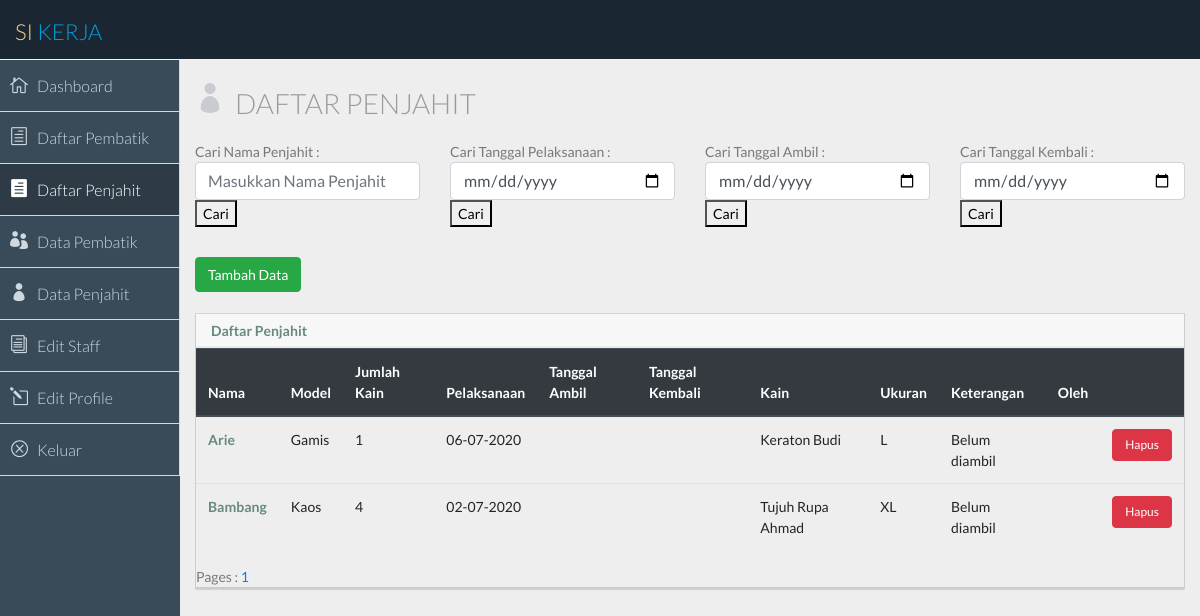
Screenshot of /koordinator/daftarPenjahitKoordinator.php (signed in) with the database file from the repository.
### tables this page shows
CREATE TABLE IF NOT EXISTS `daftar_penjahit` (
  `jumlah_kain` varchar(4) DEFAULT NULL,
  `kode_penjahit` varchar(15) DEFAULT NULL,
  `batas` date DEFAULT NULL,
  `tanggal_ambil` date DEFAULT NULL,
  `tanggal_kembali` date DEFAULT NULL,
  `kode_model` varchar(4) DEFAULT NULL,
  `kain` varchar(20) DEFAULT NULL,
  `ukuran` varchar(4) DEFAULT NULL,
  `oleh` varchar(20) DEFAULT NULL
);

CREATE TABLE IF NOT EXISTS `penjahit` (
  `kode_penjahit` varchar(4) NOT NULL DEFAULT '',
  `nama_penjahit` varchar(20) DEFAULT NULL,
  `kuota` varchar(4) DEFAULT NULL,
  PRIMARY KEY (`kode_penjahit`)
);

CREATE TABLE IF NOT EXISTS `model` (
  `kode_model` varchar(4) NOT NULL DEFAULT '',
  `nama_model` varchar(20) NOT NULL DEFAULT '',
  PRIMARY KEY (`kode_model`)
);

CREATE TABLE IF NOT EXISTS `kain_batik_jadi` (
  `kode_motif` varchar(20) DEFAULT NULL,
  `nama_motif` varchar(20) DEFAULT NULL,
  `ukuran` int(11) DEFAULT NULL,
  `jumlah` int(11) DEFAULT NULL,
  `jenis_kain` varchar(20) DEFAULT NULL
);

### koordinator/daftarPenjahitKoordinator.php (the view, shortened to what the rows shown need)
<?php
  $user=$_SESSION['user'];
?>
<!DOCTYPE html>
<html>
<head>
  <link rel="stylesheet" href="https://stackpath.bootstrapcdn.com/bootstrap/4.4.1/css/bootstrap.min.css">
  <link href="../css/bootstrap.min.css" rel="stylesheet">
  <link href="../css/elegant-icons-style.css" rel="stylesheet" />
  <link href="../css/font-awesome.min.css" rel="stylesheet" />
  <link href="../css/style.css" rel="stylesheet">
  <link href="../css/style-responsive.css" rel="stylesheet" />
</head>
<body>
    <section id="main-content">
      <section class="wrapper">
        <button style="font-size: 14px; " type='button' class='btn btn-success' data-toggle="modal" data-target="#tambahModal">Tambah Data</button><br/><br/>
        <div class="col-md-16 portlets">
            <div class="panel panel-default">
              <div class="panel-heading">
                <h2><strong>Daftar Penjahit</strong></h2>
              </div>
              <div class="panel-body">
                <table class="table">
                  <thead class="thead-dark">
                    <tr>
                      <th scope="col">Nama</th>
                      <th scope="col">Model</th>
                      <th scope="col">Jumlah Kain</th>
                      <th scope="col">Pelaksanaan</th>
                      <th scope="col">Tanggal Ambil</th>
                      <th scope="col">Tanggal Kembali</th>
                      <th scope="col">Kain</th>
                      <th scope="col">Ukuran</th>
                      <th scope="col">Keterangan</th>
                      <th scope="col">Oleh</th>
                      <th scope="col"></th>
                    </tr>
                  </thead>
                  <tbody>
                    <?php
                      if ((isset($_POST['submitNama'])) || (isset($_POST['submitSekarang'])) || (isset($_POST['submitAmbil'])) || (isset($_POST['submitKembali']))){
                        require_once ('../database/db_login.php');
                        if (isset($_POST['submitNama'])){
                            $query = "SELECT d.oleh AS oleh, d.kain AS kain, k.nama_motif AS nama_kain, d.ukuran AS ukuran, d.kode_model AS kode_model, d.kode_penjahit AS kode_penjahit, p.nama_penjahit AS nama, m.nama_model AS nama_model, d.jumlah_kain AS jumlah_kain, d.batas AS batas, d.tanggal_ambil AS tanggal_ambil, d.tanggal_kembali AS tanggal_kembali FROM daftar_penjahit d, model m, penjahit p, kain_batik_jadi k WHERE d.kode_model = m.kode_model AND d.kode_penjahit = p.kode_penjahit AND d.kain = k.kode_motif AND p.nama_penjahit = '$nama' ORDER BY d.batas desc";
                        }
                        else if (isset($_POST['submitSekarang'])){
                            $query = "SELECT d.oleh AS oleh, d.kain AS kain, k.nama_motif AS nama_kain, d.ukuran AS ukuran, d.kode_model AS kode_model, d.kode_penjahit AS kode_penjahit, p.nama_penjahit AS nama, m.nama_model AS nama_model, d.jumlah_kain AS jumlah_kain, d.batas AS batas, d.tanggal_ambil AS tanggal_ambil, d.tanggal_kembali AS tanggal_kembali FROM daftar_penjahit d, model m, penjahit p, kain_batik_jadi k WHERE d.kode_model = m.kode_model AND d.kode_penjahit = p.kode_penjahit AND d.kain = k.kode_motif AND d.batas = '$tanggal_sekarang' ORDER BY d.batas desc";
                        }
                        else if (isset($_POST['submitAmbil'])){
                            $query = "SELECT d.oleh AS oleh, d.kain AS kain, k.nama_motif AS nama_kain, d.ukuran AS ukuran, d.kode_model AS kode_model, d.kode_penjahit AS kode_penjahit, p.nama_penjahit AS nama, m.nama_model AS nama_model, d.jumlah_kain AS jumlah_kain, d.batas AS batas, d.tanggal_ambil AS tanggal_ambil, d.tanggal_kembali AS tanggal_kembali FROM daftar_penjahit d, model m, penjahit p, kain_batik_jadi k WHERE d.kode_model = m.kode_model AND d.kode_penjahit = p.kode_penjahit AND d.kain = k.kode_motif AND d.tanggal_ambil = '$tanggal_ambil' ORDER BY d.batas desc";
                        }
                        else if (isset($_POST['submitKembali'])){
                            $query = "SELECT d.oleh AS oleh, d.kain AS kain, k.nama_motif AS nama_kain, d.ukuran AS ukuran, d.kode_model AS kode_model, d.kode_penjahit AS kode_penjahit, p.nama_penjahit AS nama, m.nama_model AS nama_model, d.jumlah_kain AS jumlah_kain, d.batas AS batas, d.tanggal_ambil AS tanggal_ambil, d.tanggal_kembali AS tanggal_kembali FROM daftar_penjahit d, model m, penjahit p, kain_batik_jadi k WHERE d.kode_model = m.kode_model AND d.kode_penjahit = p.kode_penjahit AND d.kain = k.kode_motif AND d.tanggal_kembali = '$tanggal_kembali' ORDER BY d.batas desc";
                        }
                        $result = $db->query($query);
                        while ($row = $result->fetch_object()){
                          echo "<tr>";
                          echo "<th scope='row'>$row->nama</th>";
                          echo "<td>$row->nama_model</td>";
                          echo "<td>$row->jumlah_kain</td>";
                          $tglBatas = $row->batas;
                          $batas = date('d-m-Y', strtotime($tglBatas));
                          echo "<td>$batas</td>";
                          if (isset ($row->tanggal_ambil)){
                            $ambil2 = $row->tanggal_ambil;
                            $tanggalAmbil = date('d-m-Y', strtotime($ambil2));
                            echo "<td>$tanggalAmbil</td>";
                          }
                          else {
                            echo "<td></td>";
                          }
                          if (isset ($row->tanggal_kembali)){
                            $kembali2 = $row->tanggal_kembali;
                            $tanggalKembali = date('d-m-Y', strtotime($kembali2));
                            echo "<td>$tanggalKembali</td>";
                          }
                          else {
                            echo "<td></td>";
                          }
                          echo "<td>$row->nama_kain</td>";
                          echo "<td>$row->ukuran</td>";
                          $ambil = date('d-m-Y', strtotime($row->tanggal_ambil));
                          $saat_ini = date('d-m-Y', strtotime('now'));
                          $batas = date('d-m-Y', strtotime($row->batas));
                          $tanggal_ambil = new DateTime($ambil);
                          $tanggal_batas = new DateTime($batas);
                          $tanggal_saat_ini = new DateTime($saat_ini);
                          $difference = $tanggal_ambil->diff($tanggal_saat_ini);
                          $difference2 = $tanggal_batas->diff($tanggal_saat_ini);
                          if (($tanggal_batas < $tanggal_saat_ini) && (!isset($row->tanggal_ambil)) && ($difference2->days > 0)){
                            echo "<td>Belum diambil</td>";
                          }
                          else if (($tanggal_ambil < $tanggal_saat_ini) && (!isset($row->tanggal_kembali)) && (isset($row->tanggal_ambil)) && ($difference->days > 6)){
                            echo "<td>Belum dikembalikan</td>";
                          }
                          else {
                            echo "<td></td>";
                          }
                          echo "<td>$row->oleh</td>";
                          echo "<td><a href='hapusDaftarPenjahit.php?user=$user&penjahit=$row->kode_penjahit&tanggal=$row->batas&model=$row->kode_model&jumlah=$row->jumlah_kain&kain=$row->kain&ukuran=$row->ukuran' onclick= 'return confirm()'><button style='font-size: 12px; ' type='button' class='btn btn-danger' data-toggle='modal' data-target='#hapusModal'>Hapus</button></a></td>";
                          echo "</tr>";
                        }
                        echo "</tbody>";
                        echo "</table>";
                      }
                      else {
                        require_once ('../database/db_login.php');
                        $halaman = 10;
                        $page = isset($_GET["halaman"]) ? (int)$_GET["halaman"] : 1;
                        $mulai = ($page>1) ? ($page * $halaman) - $halaman : 0;
                        $query = "SELECT d.oleh AS oleh, d.kain AS kain, k.nama_motif AS nama_kain, d.ukuran AS ukuran, d.kode_model AS kode_model, d.kode_penjahit AS kode_penjahit, p.nama_penjahit AS nama, m.nama_model AS nama_model, d.jumlah_kain AS jumlah_kain, d.batas AS batas, d.tanggal_ambil AS tanggal_ambil, d.tanggal_kembali AS tanggal_kembali FROM daftar_penjahit d, model m, penjahit p, kain_batik_jadi k WHERE d.kode_model = m.kode_model AND d.kode_penjahit = p.kode_penjahit AND d.kain = k.kode_motif order by d.batas desc LIMIT $mulai, $halaman";
                        $result = $db->query($query);
                        while ($row = $result->fetch_object()){
                          echo "<tr>";
                          echo "<th scope='row'>$row->nama</th>";
                          echo "<td>$row->nama_model</td>";
                          echo "<td>$row->jumlah_kain</td>";
                          $tglBatas = $row->batas;
                          $batas = date('d-m-Y', strtotime($tglBatas));
                          echo "<td>$batas</td>";
                          if (isset ($row->tanggal_ambil)){
                            $ambil2 = $row->tanggal_ambil;
                            $tanggalAmbil = date('d-m-Y', strtotime($ambil2));
                            echo "<td>$tanggalAmbil</td>";
                          }
                          else {
                            echo "<td></td>";
                          }
                          if (isset ($row->tanggal_kembali)){
                            $kembali2 = $row->tanggal_kembali;
                            $tanggalKembali = date('d-m-Y', strtotime($kembali2));
                            echo "<td>$tanggalKembali</td>";
                          }
                          else {
                            echo "<td></td>";
                          }
                          echo "<td>$row->nama_kain</td>";
                          echo "<td>$row->ukuran</td>";
                          $saat_ini = date('d-m-Y', strtotime('now'));
                          $batas = date('d-m-Y', strtotime($row->batas));
                          $tanggal_batas = new DateTime($batas);
                          $tanggal_saat_ini = new DateTime($saat_ini);
                          $difference2 = $tanggal_batas->diff($tanggal_saat_ini);
                          if (($tanggal_batas < $tanggal_saat_ini) && (!isset($row->tanggal_ambil)) && ($difference2->days > 0)){
                            echo "<td>Belum diambil</td>";
                          }
                          echo "<td>$row->oleh</td>";
                          echo "<td><a href='hapusDaftarPenjahit.php?user=$user&penjahit=$row->kode_penjahit&tanggal=$row->batas&model=$row->kode_model&jumlah=$row->jumlah_kain&kain=$row->kain&ukuran=$row->ukuran' onclick= 'return confirm()'><button style='font-size: 12px; ' type='button' class='btn btn-danger'>Hapus</button></a></td>";
                          echo "</tr>";
                        } ?>
                        </tbody>
                        </table>
                      <?php }
                    ?>
              </div>
            </div>
          </div>
      </section>
    </section>
</body>
</html>

### rows the page displays
daftar_penjahit: kode_penjahit.nama_penjahit "Arie", kode_model.nama_model "Gamis", jumlah_kain "1", batas "06-07-2020", kain_batik_jadi.nama_motif "Keraton Budi", ukuran "L", shows "Belum diambil"
daftar_penjahit: kode_penjahit.nama_penjahit "Bambang", kode_model.nama_model "Kaos", jumlah_kain "4", batas "02-07-2020", kain_batik_jadi.nama_motif "Tujuh Rupa Ahmad", ukuran "XL", shows "Belum diambil"
